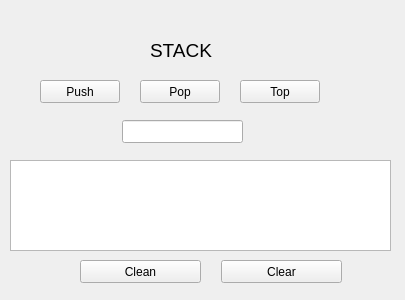
<?xml version="1.0" encoding="UTF-8"?>
<ui version="4.0">
 <class>PilaGraph</class>
 <widget class="QWidget" name="PilaGraph">
  <property name="geometry">
   <rect>
    <x>0</x>
    <y>0</y>
    <width>405</width>
    <height>300</height>
   </rect>
  </property>
  <property name="windowTitle">
   <string>Form</string>
  </property>
  <widget class="QPushButton" name="push">
   <property name="geometry">
    <rect>
     <x>40</x>
     <y>80</y>
     <width>80</width>
     <height>23</height>
    </rect>
   </property>
   <property name="text">
    <string>Push</string>
   </property>
  </widget>
  <widget class="QPushButton" name="pop">
   <property name="geometry">
    <rect>
     <x>140</x>
     <y>80</y>
     <width>80</width>
     <height>23</height>
    </rect>
   </property>
   <property name="text">
    <string>Pop</string>
   </property>
  </widget>
  <widget class="QPushButton" name="top">
   <property name="geometry">
    <rect>
     <x>240</x>
     <y>80</y>
     <width>80</width>
     <height>23</height>
    </rect>
   </property>
   <property name="text">
    <string>Top</string>
   </property>
  </widget>
  <widget class="QPushButton" name="Limpiar">
   <property name="geometry">
    <rect>
     <x>80</x>
     <y>260</y>
     <width>121</width>
     <height>23</height>
    </rect>
   </property>
   <property name="text">
    <string>Clean</string>
   </property>
  </widget>
  <widget class="QPushButton" name="anular">
   <property name="geometry">
    <rect>
     <x>221</x>
     <y>260</y>
     <width>121</width>
     <height>23</height>
    </rect>
   </property>
   <property name="text">
    <string>Clear</string>
   </property>
  </widget>
  <widget class="QLineEdit" name="Line">
   <property name="geometry">
    <rect>
     <x>122</x>
     <y>120</y>
     <width>121</width>
     <height>23</height>
    </rect>
   </property>
  </widget>
  <widget class="QGraphicsView" name="graphicsView">
   <property name="geometry">
    <rect>
     <x>10</x>
     <y>160</y>
     <width>381</width>
     <height>91</height>
    </rect>
   </property>
  </widget>
  <widget class="QLabel" name="label">
   <property name="geometry">
    <rect>
     <x>150</x>
     <y>30</y>
     <width>71</width>
     <height>41</height>
    </rect>
   </property>
   <property name="font">
    <font>
     <pointsize>14</pointsize>
    </font>
   </property>
   <property name="text">
    <string>STACK</string>
   </property>
  </widget>
 </widget>
 <resources/>
 <connections/>
</ui>
